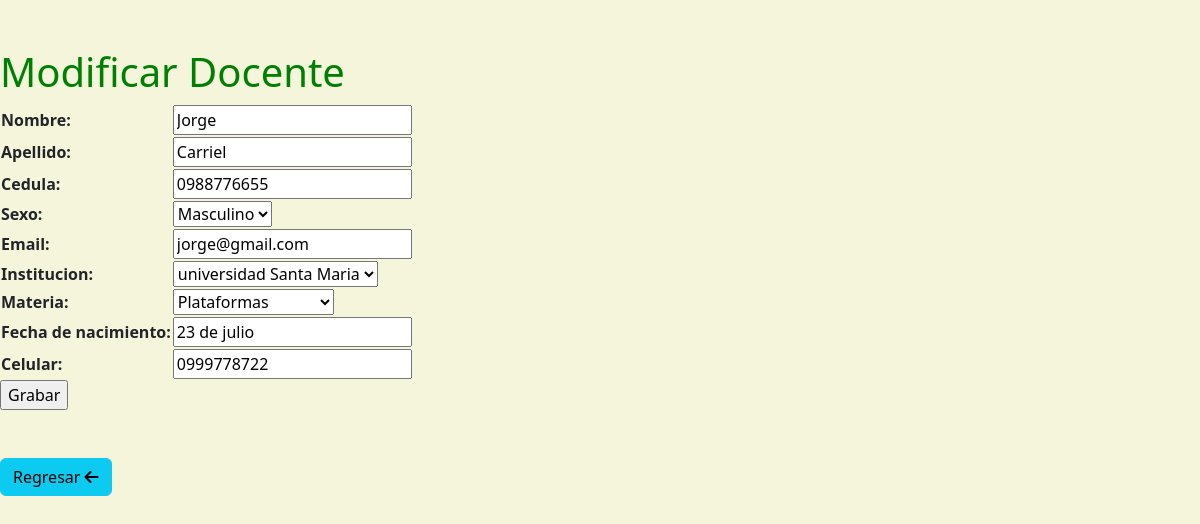
Page /modificar_docente/3 on the committed database.
### docentes/models.py (models this page shows, shortened)
class Docente(models.Model):
    SEXO = [
        ("M", "Masculino"),
        ("F", "Femenino"),
    ]
    nombre = models.CharField(max_length=20)
    apellido = models.CharField(max_length=20)
    cedula = models.CharField(max_length=10)
    sexo = models.CharField(max_length=1, choices=SEXO, null=True)
    email = models.CharField(max_length=50)
    institucion = models.ForeignKey(Institucion, on_delete=models.SET_NULL, null=True)
    materia = models.ForeignKey(Materia, on_delete=models.SET_NULL, null=True)
    fecha_de_nacimiento = models.CharField(max_length=50)
    celular = models.CharField(max_length=10)
    activo = models.BooleanField(default=True)

class Institucion(models.Model):
    nombre = models.CharField(max_length=100, null=True)
    direccion = models.CharField(max_length=100, null=True)
    numero = models.CharField(max_length=10, null=True)
    def __str__(self):
        return f'{self.nombre}'

class Materia(models.Model):
    nombre = models.CharField(max_length=100)
    horas = models.IntegerField(null=True)
    institucion = models.ForeignKey(Institucion, on_delete=models.SET_NULL, null=True)
    alumno = models.ForeignKey(Alumno, on_delete=models.SET_NULL, null=True)
    def __str__(self):
        return f'{self.nombre}'

### docentes/views.py (the view)
# urls.py: path('modificar_docente/<int:id>', modificar_docente),
def modificar_docente(request, id):
    pagina = loader.get_template('docentes/modificar.html')
    docente = get_object_or_404(Docente, pk=id)
    if request.method == 'GET':
        formulario = DocenteFormulario(instance=docente)
    elif request.method == 'POST':
        formulario = DocenteFormulario(request.POST, instance=docente )
        if formulario.is_valid():
            formulario.save()
            return redirect('inicio')
    datos = {'formulario': formulario}
    return HttpResponse(pagina.render(datos, request))

### docentes/templates/docentes/modificar.html (shortened to what this page needs)
<!DOCTYPE html>
<html lang="en">
<head>
    {% load static %}
    <link href="{% static 'fontawesomefree/css/fontawesome.css' %}" rel="stylesheet" type="text/css">
    <link href="{% static 'fontawesomefree/css/brands.css' %}" rel="stylesheet" type="text/css">
    <link href="{% static 'fontawesomefree/css/solid.css' %}" rel="stylesheet" type="text/css">
    <link href="https://cdn.jsdelivr.net/npm/bootstrap@5.3.2/dist/css/bootstrap.min.css" rel="stylesheet">
</head>
<body>
    <br>
    <br>
<h1>Modificar Docente</h1>
    <form method="POST">
        <table>{{formulario}}</table>
        <input type="submit" value="Grabar">
    </form>
    <br>
    <br>
<a href="{%url 'inicio'%}" class="btn btn-info">Regresar <i class="fa-solid fa-arrow-left"></i></a><br>
</body>
</html>

### docentes/templates/docentes/modificar.html (style rules this page uses)
body { background-color:beige; }
h1 { color:green; }

### rows in the picture
Docente: nombre "Jorge", apellido "Carriel", cedula "0988776655", sexo "Masculino", email "jorge@gmail.com", institucion "universidad Santa Maria", materia "Plataformas", fecha_de_nacimiento "23 de julio", celular "0999778722"
